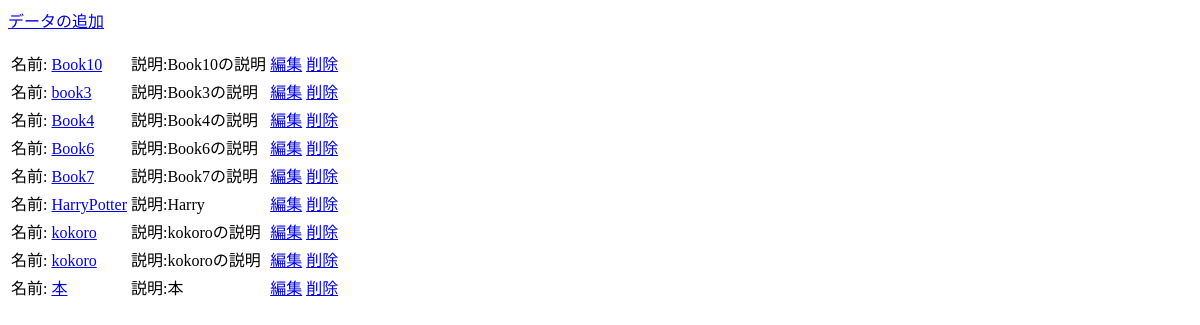
The page /store/list_books/ on the database as committed earlier.
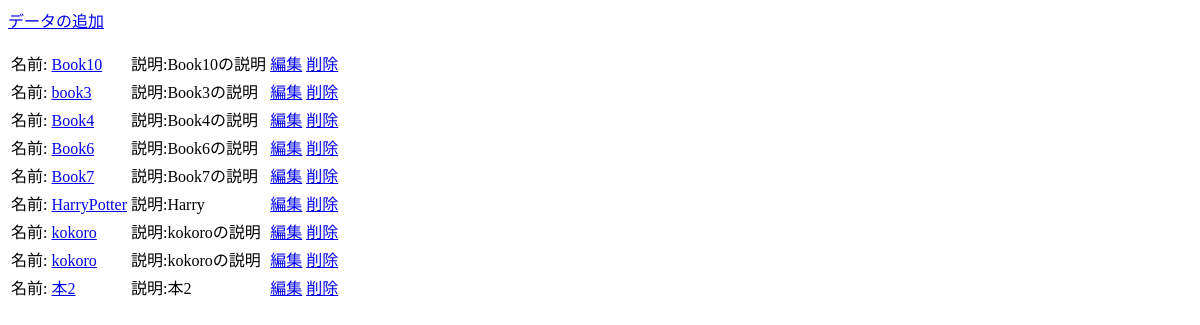
The same page on the database as committed later.
### store/models.py (models this page shows)
class BaseModel(models.Model):
  create_at = models.DateTimeField()
  update_at = models.DateTimeField()
  class Meta:
    abstract = True

class Books(BaseModel):
  name = models.CharField(max_length=255)
  description = models.CharField(max_length=1000)
  price = models.IntegerField()
  class Meta:
    db_table = 'books'
  def get_absolute_url(self):
    return reverse_lazy('store:detail_book', kwargs={'pk':self.pk})

### store/views.py (the view)
# urls.py: path('list_books/',BookListView.as_view(), name='list_books'),
class BookListView(ListView):
  model = Books
  template_name = 'book_list.html'
  def get_queryset(self):
      qs = super(BookListView, self).get_queryset()
      if 'name' in self.kwargs:
        qs = qs.filter(name__startswith=self.kwargs['name'])
      qs = qs.order_by('description')
      return qs

### templates/book_list.html (shortened to what this page needs)
<p><a href="{% url 'store:add_book' %}">データの追加</a></p>
<table>
  <tbody>
  {% for object in object_list %}
  <tr>
    <td>名前: <a href="{{ object.get_absolute_url }}">{{ object.name }}</a></td>
    <td>説明:{{ object.description }}</td>
    <td><a href="{% url 'store:edit_book' object.id %}">編集</a></td>
    <td><a href="{% url 'store:delete_book' object.id %}">削除</a></td>
    <td>
    </td>
  </tr>
  {% endfor %}
  </tbody>
</table>

Rows that differ between the two databases and show on the page:
changed Books (number 9 of 9 on the later page): name "本" → "本2"; description "本" → "本2"
